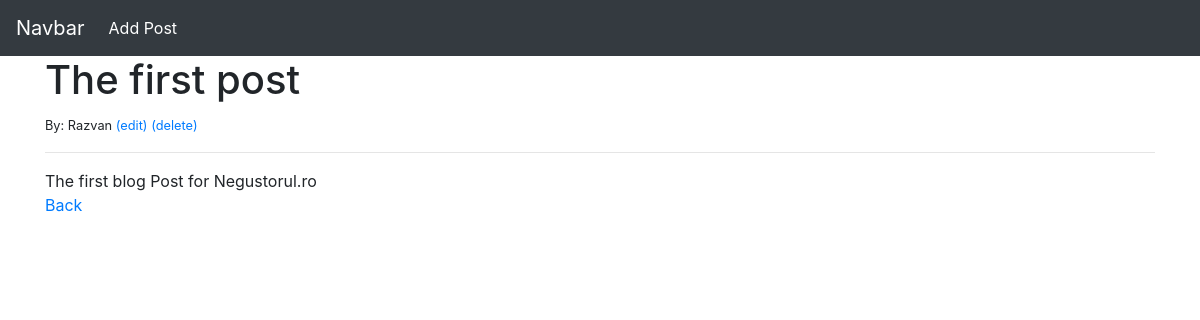
The page /article/1 on the database as committed earlier.
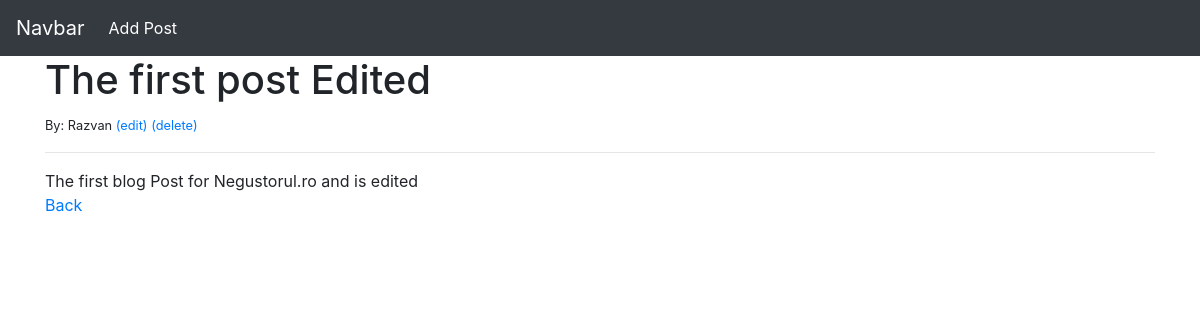
The same page on the database as committed later.
### main/models.py (models this page shows, shortened)
class Post(models.Model):
    title = models.CharField(max_length=255)
    author = models.ForeignKey(User, on_delete=models.CASCADE)
    body = models.TextField()

### main/views.py (the view)
class ArticleDetailView(DetailView):
    model = Post
    template_name = 'article_details.html'

### main/templates/article_details.html (shortened to what this page needs)
{% extends 'base.html' %}
{% block content %}
<h1>{{ post.title }}</h1>
<small>
  By: {{ post.author.first_name}}
  <a href="{% url 'update_post' post.pk %}">(edit)</a>
  <a href="{% url 'delete_post' post.pk %}">(delete)</a>
</small>
<hr>
{{post.body}}
<br>
<a href="{% url 'home' %}">Back</a>
{% endblock %}

Rows that differ between the two databases and show on the page:
changed Post "Razvan": title "The first post" → "The first post Edited"; body "The first blog Post for Negustorul.ro" → "The first blog Post for Negustorul.ro and is edited"
